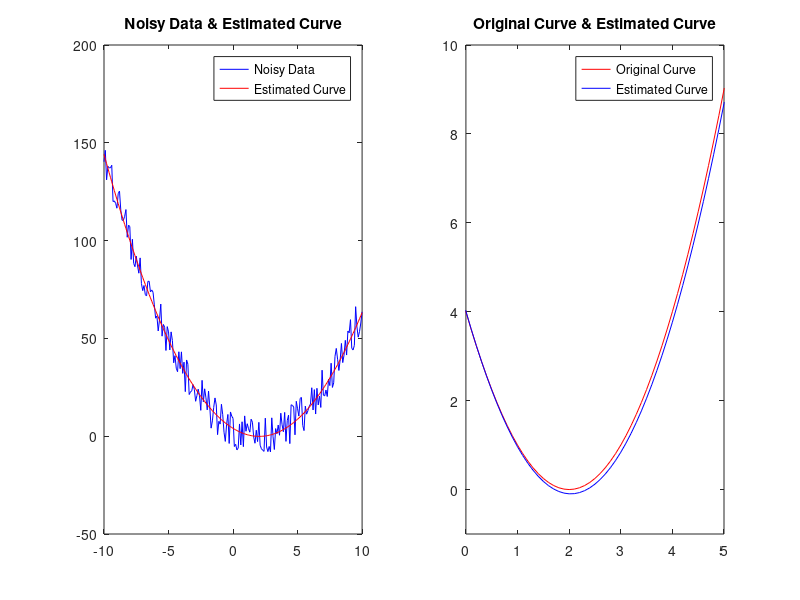

MATLAB code for this plot:
% Jacob Alspaw
% jaa134

clear
x = -10:0.1:10;
y1 = polyval([1 -4 4], x);
y2 = y1 + 20 * rand(1, length(y1)) - 10;
y3 = polyval(polyfit(x, y2, 2), x);
coefficients = polyfit(x, y2, 2);
fprintf('a = %.3f, b = %.3f, c = %.3f\n', coefficients(1), coefficients(2), coefficients(3));
subplot(1, 2, 1);
plot(x, y2, 'b', x, y3, 'r');
title('Noisy Data & Estimated Curve');
legend('Noisy Data', 'Estimated Curve');
subplot(1, 2, 2);
plot(x, y1, 'r', x, y3, 'b');
title('Original Curve & Estimated Curve');
legend('Original Curve', 'Estimated Curve');
axis([0 5 -1 10]);
